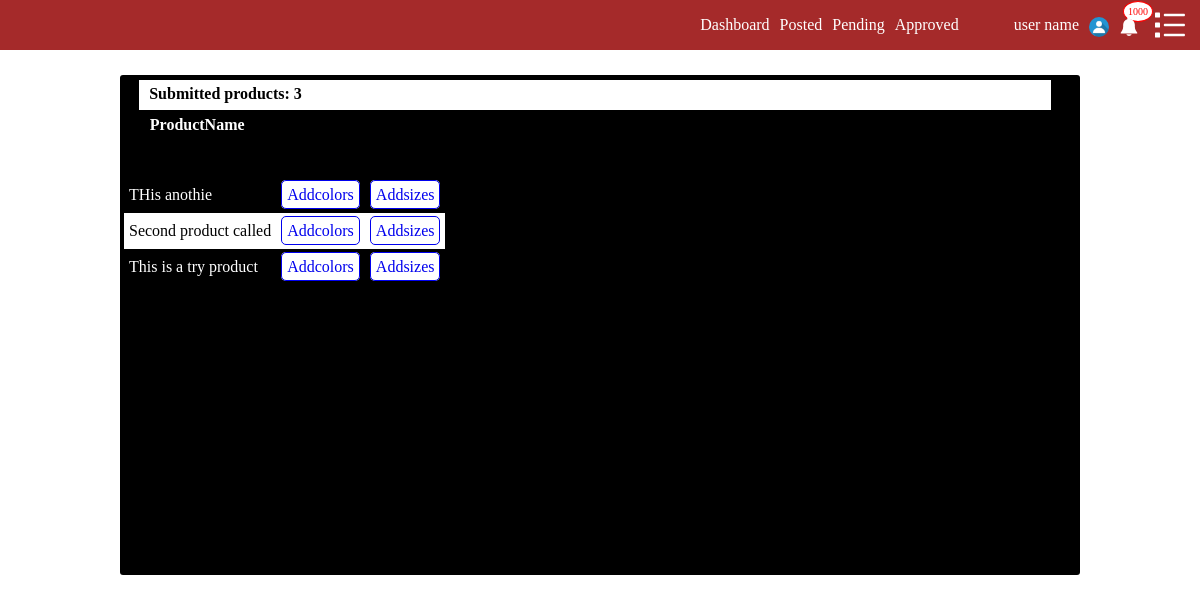
Page /userpannel/seller/submitted/products/ (signed in) on the earlier database version.
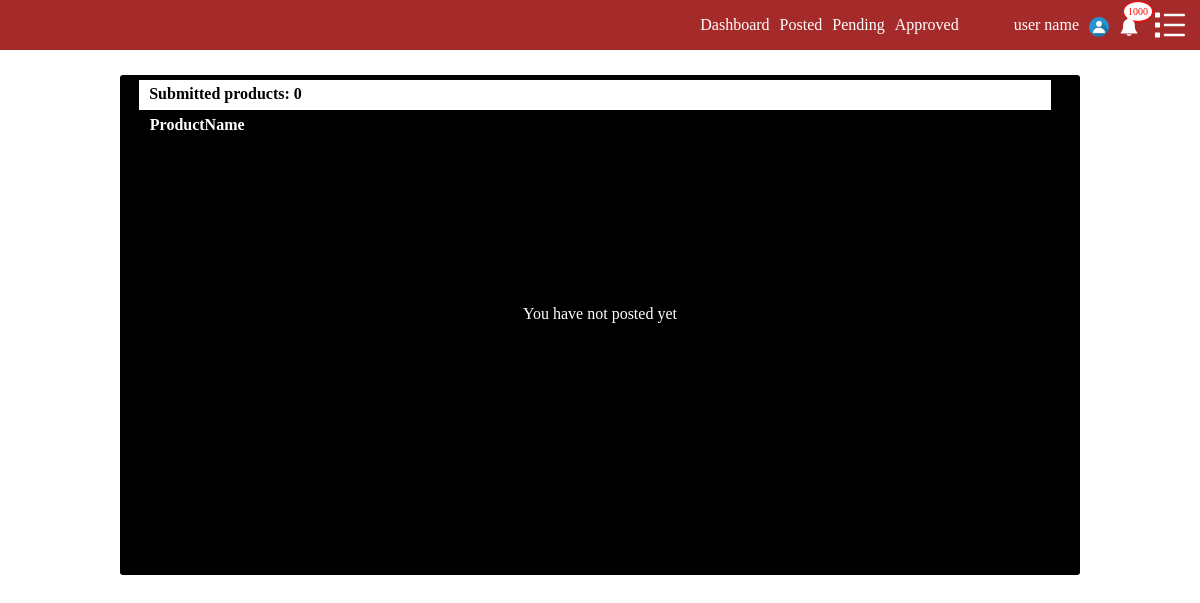
Same page on the later database version.
### products/models.py (models this page shows, shortened)
class Product(models.Model):
    stt             = (('posted','posted'),('pending','pending'),('sold','sold'))
    st              = (('Brand New','Brand New'),('Used','Used'))
    sl              = ((0,0),(20,20),(30,30),(35,35),(40,40),(45,45),(50,50),(60,60),(70,70),(80,80))
    created         = models.DateTimeField(auto_now_add=True,null=True)
    category        = models.ForeignKey(Category,on_delete=models.CASCADE,related_name="product_category",null=True)
    subcategory     = models.ForeignKey(SubCategory,on_delete=models.CASCADE,related_name="product_subcategory")
    productname     = models.CharField(max_length=50,null=True)
    picone          = models.ImageField(upload_to="productimage",null=True,blank=True)
    pictwo          = models.ImageField(upload_to="productimage",null=True,blank=True)
    picthree        = models.ImageField(upload_to="productimage",null=True,blank=True)
    picfour         = models.ImageField(upload_to="productimage",null=True,blank=True)
    descript        = models.TextField(null=True)
    brand           = models.CharField(max_length=100,null=True)
    model           = models.CharField(max_length=100,null=True)
    size            = models.CharField(max_length=100,null=True)
    color           = models.CharField(max_length=50,null=True)
    slug            = models.SlugField(null=True,blank=True)
    location        = models.CharField(null=True,max_length=200)
    user            = models.ForeignKey(CustomUser,on_delete=models.CASCADE,related_name="userproduct",null=True)
    status          = models.CharField(max_length=200,null=True,choices=stt,default="pending")
    state           = models.CharField(max_length=200,null=True,choices=st)
    uniqueid        = models.CharField(max_length=200,null=True,blank=True,unique=True)
    sales           = models.IntegerField(choices=sl,default=0 )
    pdprice         = models.DecimalField(max_digits=19,decimal_places=2,null=True,blank=False)
    salesprice      = models.DecimalField(max_digits=19,decimal_places=2,null=True,blank=True)
    pdcolor         = models.ManyToManyField('self',related_name="color_id",null=True,blank=True)
    availableseizes = models.ManyToManyField(ProductSize,null=True,related_name="avlprice")

### adminone/views.py (the view)
def  Post(request):
    if request.user.is_authenticated:
        if not request.user.is_seller:
            return HttpResponse('bad request')
        post = Product.objects.filter(user=request.user).all().order_by('-created')
        context={"posts":post}
        template_name="adminone/posted.html"
        return render(request,template_name,context)
    else:
        return HttpResponse('bad request')

### homeapp/models.py (called while the page is built)
    @property
    def is_active(self):
        return self.active

    @property
    def is_seller(self):
        return self.seller

### adminone/templates/adminone/posted.html
{% extends 'adminone/base.html' %}
{% load staticfiles %}
{% block content %}
<div class="post_container ">
<div class="post_header">
  <h4>Submitted products: {{posts.count}}</h4>
</div>
<table id="header-table">
 <tr>
   <th>ProductName</th>
 </tr>
</table>
<div class="table_list">
<table>
  {% if posts %}
 {% for post in posts %}
 <tr>
   <td>{{post.productname}} </td>
   <td><a style="border:solid;padding:5px 5px 5px; border-width: 1px; text-decoration: none;background-color: white; border-radius: 5px;-webkit-border-radius:5px;-moz-border-radius:5px;-o-border-radius:5px;" href="{% url 'pannel:addcolors' slug=post.slug %}">Addcolors</a></td>
   <td><a style="border:solid;padding:5px 5px 5px; border-width: 1px; text-decoration: none;background-color: white; border-radius: 5px;-webkit-border-radius:5px;-moz-border-radius:5px;-o-border-radius:5px;" href="{% url 'pannel:addsizes' slug=post.slug %}">Addsizes</a></td>
  </tr>
 {% endfor %}
 {% else %}
 <p> You have not posted yet</p>
 {% endif %}
</table>
</div>
</div>
{% endblock %}

Differences in the rows shown:
removed Product: productname "THis anothie"
removed Product: productname "Second product called"
removed Product: productname "This is a try product"
Other differences:
{{ posts.count }}: "3" → "0"
text now shown: "You have not posted yet"
